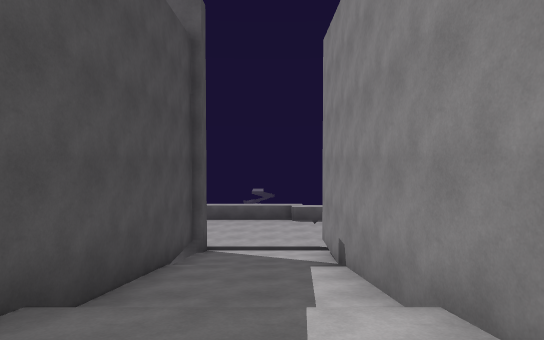
view 1 (above)

16 first-person views from a walk through a 3-D level made in the Unity game engine. The camera is 1.4 m above the floor, tilts 2° down and sees 80° across. The floor is counted in squares, 2 m on a side. Each view is taken from the middle of a square. On the plan, view 1 faces up. The plan holds only what a view shows up to about 10 squares ahead; the rest is blank. The place goes on beyond the plan. The player is left out. Some animated figures are not drawn.

view 2
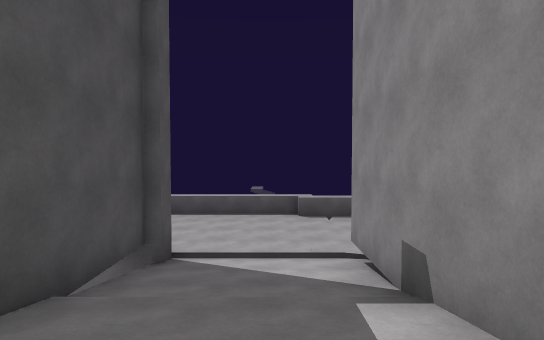

view 3
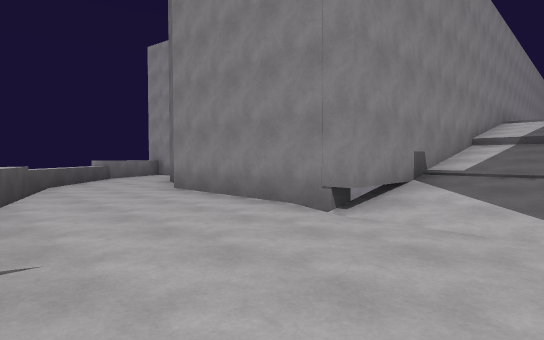

view 4
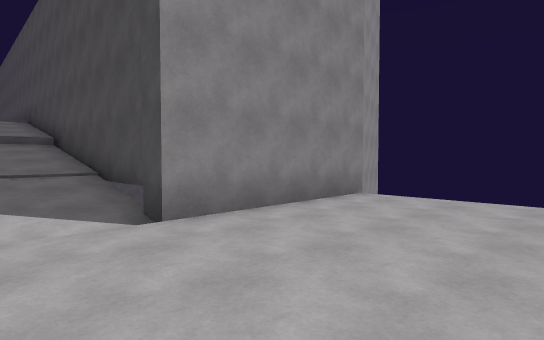

view 5
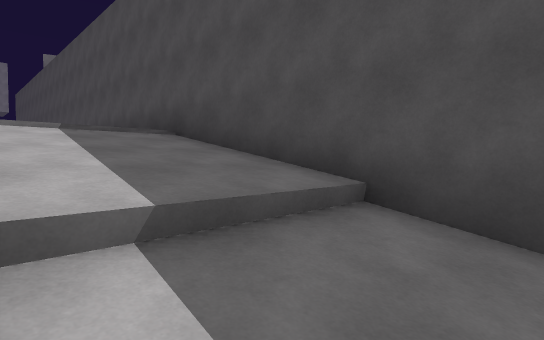

view 6
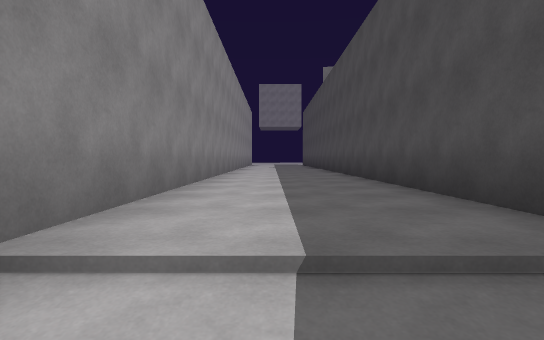

view 7
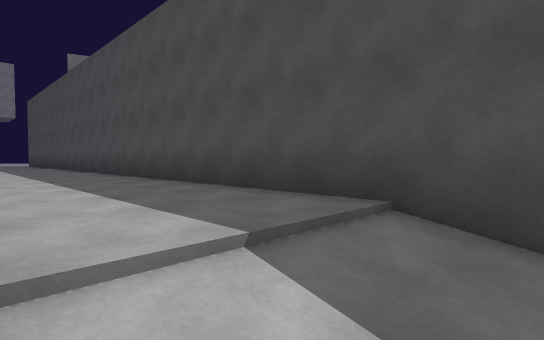

view 8
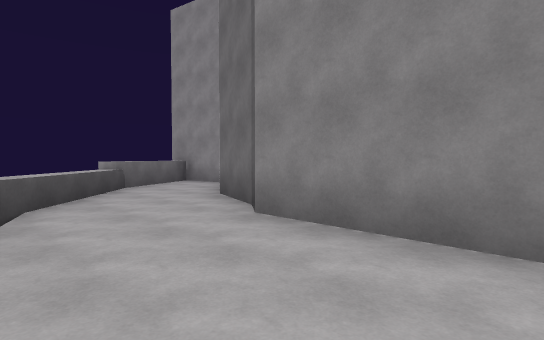

view 9
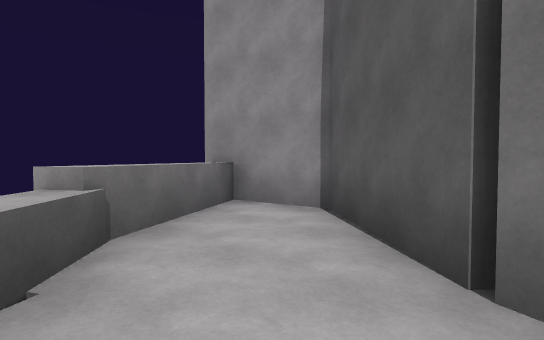

view 10
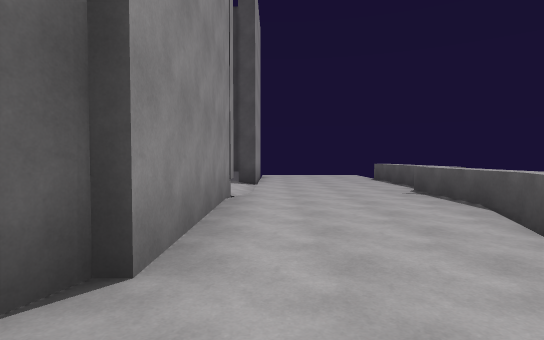

view 11
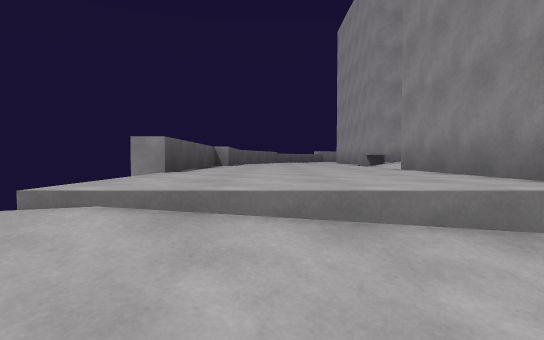

view 12
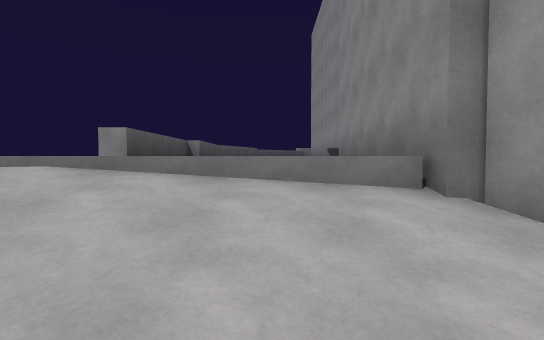

view 13
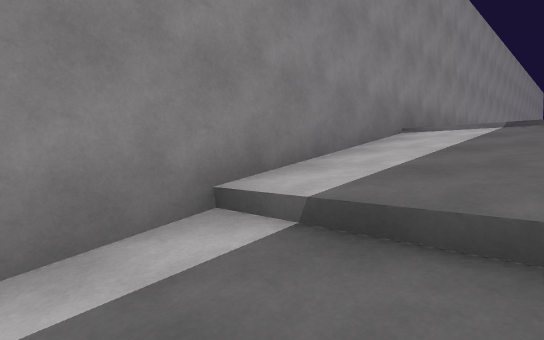

view 14
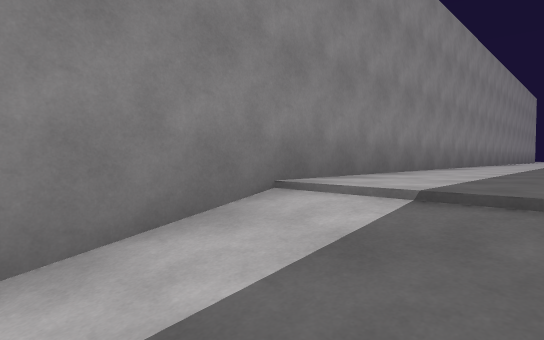

view 15
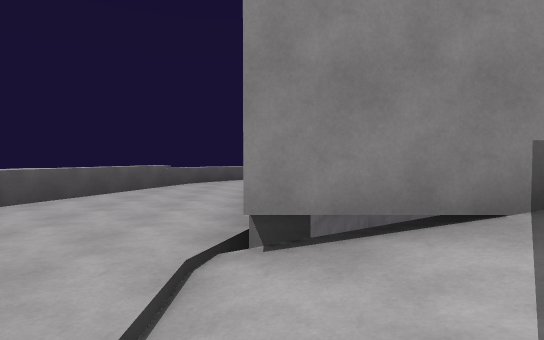

view 16
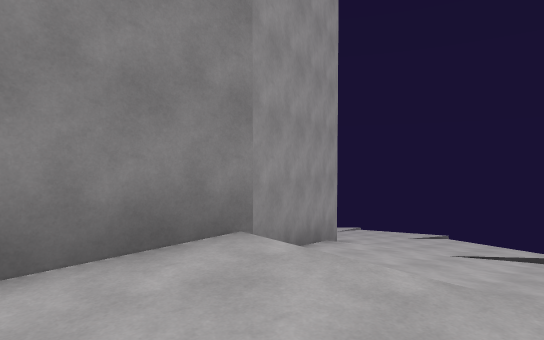

### Floor plan
Key: @ floor where view 1 was taken; # wall or solid block; . main floor; : floor 0.75 m higher than the main floor; - floor 0.75 m lower than the main floor; _ floor 1.5 m lower than the main floor; + floor 1.75 m higher than the main floor; < floor 2.25 m lower than the main floor; * floor 2.5 m higher than the main floor; % floor 3.25 m higher than the main floor; ( floor 3.25 m lower than the main floor; & floor 4 m higher than the main floor; / step, stairs or slope; = window, fence, low wall or low ledge; ^ raised ledge.
Columns run from 14 left of view 1 to 13 right of it. Each row starts with its distance up from view 1.
 13            ^===#
 12        -.......^^^==#
 11      __-/...........#=#
 10    ____-/.............##
  9  (<<___-=..............##/
  8 (((</__######...#####...##
  7 ((((####    #...#   ###..##
  6  /(         #:::#     ##..^
  5             #:::#      #####
  4             #+++#
  3             #+++#
  2             #***#
  1             #%%%#
  0             #%@%#
 -1             #%%%#
 -2             #&&&#
 -3             #&&&#
 -4             #&&&#
 -5             #&&&#
 -6             #&&&#
 -7             #&&&#
 -8             #&&&#

Positions as (right, up) in squares from view 1, and headings:
1: (0, 0), facing up
2: (0, 3), facing up
3: (-1, 12), facing down-right
4: (0, 12), facing down-left
5: (1, 4), facing down-left
6: (0, 0), facing down
7: (1, 0), facing down-left
8: (3, 11), facing down-right
9: (8, 9), facing down-right
10: (8, 9), facing left
11: (-8, 11), facing right
12: (-9, 10), facing right
13: (-1, 4), facing down-right
14: (-1, 1), facing down-right
15: (-1, 8), facing right
16: (-4, 11), facing down-left
